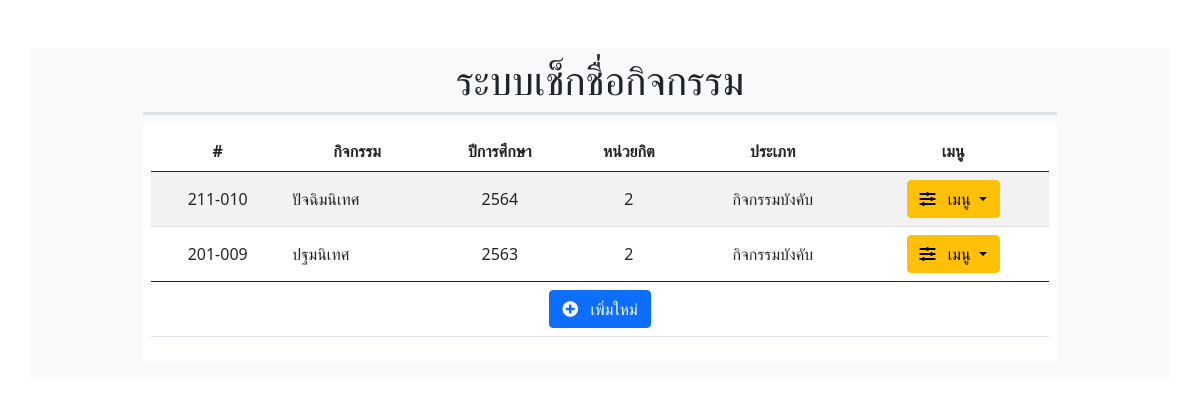
Screenshot of /sys/sys_teacher.php with the database file from the repository.
### tables this page shows
CREATE TABLE `tb_event` (
  `EID` int(3) UNSIGNED ZEROFILL NOT NULL,
  `eventTitle` varchar(50) NOT NULL,
  `eventOfYear` varchar(4) NOT NULL,
  `eventCredit` int(1) UNSIGNED NOT NULL DEFAULT 3,
  `eventType` enum('กิจกรรมบังคับ','กิจกรรมบังคับเลือก','กิจกรรมเลือก') NOT NULL DEFAULT 'กิจกรรมเลือก',
  `start` datetime NOT NULL DEFAULT current_timestamp(),
  `end` datetime NOT NULL DEFAULT current_timestamp()
);

### sys/sys_teacher.php (the view, shortened to what this page needs)
<!DOCTYPE html>
<html lang="en">
<head>
    <link rel="stylesheet" href="https://cdnjs.cloudflare.com/ajax/libs/twitter-bootstrap/5.0.0-beta1/css/bootstrap.min.css" />
    <link rel="stylesheet" href="https://cdnjs.cloudflare.com/ajax/libs/font-awesome/5.15.2/css/all.min.css" />
</head>
<body>
    <div class="container bg-light mt-5">
        <div class="col-10 mx-auto p-2 rounded">
            <h1 class="w-100 text-center pb-2 border-bottom border-3">ระบบเช็กชื่อกิจกรรม</h1>
            <div class="bg-white p-2 mb-2">
                <table class="table table-striped text-center">
                    <thead>
                        <tr>
                            <th>#</th>
                            <th>กิจกรรม</th>
                            <th>ปีการศึกษา</th>
                            <th>หน่วยกิต</th>
                            <th>ประเภท</th>
                            <th>เมนู</th>
                        </tr>
                    </thead>
                    <tbody class="align-middle">
                        <?php
                        include("../school/conn/object_connect.php");
                        $recordCount = 25;
                        $page = isset($_GET['page']) ? ($_GET['page'] - 1) : 0;
                        $startRecord = $page * $recordCount;
                        $sql = "SELECT * FROM tb_event ORDER BY start DESC LIMIT ?,?";
                        $stmt = $mysqli->prepare($sql);
                        $stmt->bind_param("ii", $startRecord, $recordCount);
                        $stmt->execute();
                        $events = $stmt->get_result()->fetch_all(MYSQLI_ASSOC);
                        $eventTypes = ["กิจกรรมบังคับ", "กิจกรรมบังคับเลือก", "กิจกรรมเลือก"];
                        foreach ($events as $event) :
                            $eventCode = substr($event['eventOfYear'] - 543, 2) . (array_search($event['eventType'], $eventTypes) + 1) . "-" . str_pad($event['EID'], 3, "0", false);
                        ?>
                            <tr>
                                <td><?= $eventCode ?></td>
                                <td class="text-start"><?= $event['eventTitle'] ?></td>
                                <td><?= $event['eventOfYear'] ?></td>
                                <td><?= $event['eventCredit'] ?></td>
                                <td><?= $event['eventType'] ?></td>
                                <td>
                                    <div class="dropdown">
                                        <a class="btn btn-warning dropdown-toggle" role="button" data-bs-toggle="dropdown" aria-expanded="false">
                                            <i class="fas fa-sliders-h me-2"></i>
                                            เมนู
                                        </a>
                                    </div>
                                </td>
                            </tr>
                        <?php
                        endforeach;
                        ?>
                    </tbody>
                    <tfoot>
                        <tr>
                            <td colspan=6 class="text-center">
                                <a role="button" href="./add/" class="btn btn-primary">
                                    <i class="fas fa-plus-circle me-2" aria-hidden="true"></i> เพิ่มใหม่
                                </a>
                            </td>
                        </tr>
                    </tfoot>
                </table>
            </div>
        </div>
    </div>
</body>
</html>

### rows the page displays
tb_event: eventCode "211-010", eventTitle "ปัจฉิมนิเทศ", eventOfYear "2564", eventCredit "2", eventType "กิจกรรมบังคับ"
tb_event: eventCode "201-009", eventTitle "ปฐมนิเทศ", eventOfYear "2563", eventCredit "2", eventType "กิจกรรมบังคับ"
